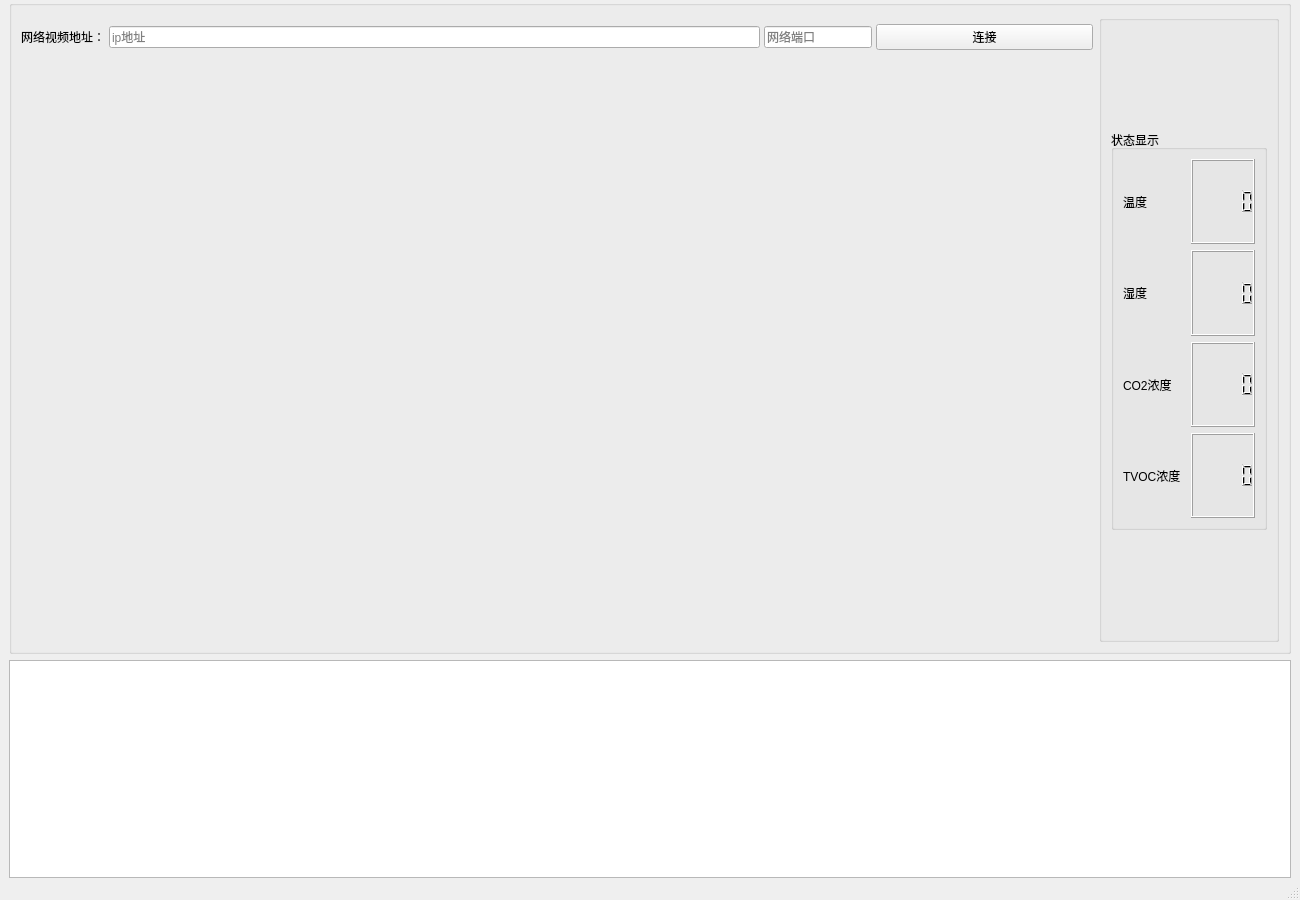
<?xml version="1.0" encoding="UTF-8"?>
<ui version="4.0">
 <class>MainWindow</class>
 <widget class="QMainWindow" name="MainWindow">
  <property name="geometry">
   <rect>
    <x>0</x>
    <y>0</y>
    <width>1300</width>
    <height>900</height>
   </rect>
  </property>
  <property name="windowTitle">
   <string>MainWindow</string>
  </property>
  <widget class="QWidget" name="centralwidget">
   <layout class="QVBoxLayout" name="verticalLayout_2" stretch="3,1">
    <property name="topMargin">
     <number>0</number>
    </property>
    <property name="bottomMargin">
     <number>0</number>
    </property>
    <item>
     <widget class="QGroupBox" name="displayBox">
      <layout class="QHBoxLayout" name="controlBox">
       <item>
        <widget class="QWidget" name="videoBox" native="true">
         <layout class="QVBoxLayout" name="verticalLayout">
          <property name="leftMargin">
           <number>0</number>
          </property>
          <property name="rightMargin">
           <number>0</number>
          </property>
          <item>
           <layout class="QHBoxLayout" name="horizontalLayout" stretch="0,3,0,1">
            <property name="spacing">
             <number>4</number>
            </property>
            <item>
             <widget class="QLabel" name="addressLabel">
              <property name="text">
               <string>网络视频地址：</string>
              </property>
             </widget>
            </item>
            <item>
             <widget class="QLineEdit" name="ipLineEdit">
              <property name="text">
               <string/>
              </property>
              <property name="placeholderText">
               <string>ip地址</string>
              </property>
             </widget>
            </item>
            <item>
             <widget class="QLineEdit" name="portLineEdit">
              <property name="text">
               <string/>
              </property>
              <property name="placeholderText">
               <string>网络端口</string>
              </property>
             </widget>
            </item>
            <item>
             <widget class="QPushButton" name="pushButton">
              <property name="text">
               <string>连接</string>
              </property>
             </widget>
            </item>
           </layout>
          </item>
          <item>
           <widget class="QLabel" name="TV">
            <property name="minimumSize">
             <size>
              <width>960</width>
              <height>540</height>
             </size>
            </property>
            <property name="text">
             <string/>
            </property>
            <property name="alignment">
             <set>Qt::AlignCenter</set>
            </property>
           </widget>
          </item>
         </layout>
        </widget>
       </item>
       <item>
        <widget class="QGroupBox" name="commandBox">
         <layout class="QVBoxLayout" name="controlBox_2" stretch="1,4,1">
          <item>
           <spacer name="verticalSpacer">
            <property name="orientation">
             <enum>Qt::Vertical</enum>
            </property>
            <property name="sizeHint" stdset="0">
             <size>
              <width>20</width>
              <height>40</height>
             </size>
            </property>
           </spacer>
          </item>
          <item>
           <widget class="QGroupBox" name="statusDisplayBox">
            <property name="title">
             <string>状态显示</string>
            </property>
            <layout class="QGridLayout" name="gridLayout_2">
             <property name="horizontalSpacing">
              <number>10</number>
             </property>
             <item row="1" column="1">
              <widget class="QLCDNumber" name="HLcd"/>
             </item>
             <item row="2" column="0">
              <widget class="QLabel" name="angleLabel">
               <property name="text">
                <string>CO2浓度</string>
               </property>
              </widget>
             </item>
             <item row="3" column="0">
              <widget class="QLabel" name="label">
               <property name="text">
                <string>TVOC浓度</string>
               </property>
              </widget>
             </item>
             <item row="1" column="0">
              <widget class="QLabel" name="accLablel">
               <property name="text">
                <string>湿度</string>
               </property>
              </widget>
             </item>
             <item row="3" column="1">
              <widget class="QLCDNumber" name="TVOCLcd"/>
             </item>
             <item row="0" column="1">
              <widget class="QLCDNumber" name="TLcd"/>
             </item>
             <item row="0" column="0">
              <widget class="QLabel" name="speedNowLable">
               <property name="text">
                <string>温度</string>
               </property>
              </widget>
             </item>
             <item row="2" column="1">
              <widget class="QLCDNumber" name="CO2Lcd"/>
             </item>
            </layout>
           </widget>
          </item>
          <item>
           <spacer name="verticalSpacer_2">
            <property name="orientation">
             <enum>Qt::Vertical</enum>
            </property>
            <property name="sizeHint" stdset="0">
             <size>
              <width>20</width>
              <height>40</height>
             </size>
            </property>
           </spacer>
          </item>
         </layout>
        </widget>
       </item>
      </layout>
     </widget>
    </item>
    <item>
     <widget class="QTableView" name="TVTable"/>
    </item>
   </layout>
  </widget>
  <widget class="QMenuBar" name="menubar">
   <property name="geometry">
    <rect>
     <x>0</x>
     <y>0</y>
     <width>1300</width>
     <height>22</height>
    </rect>
   </property>
  </widget>
  <widget class="QStatusBar" name="statusbar"/>
 </widget>
 <resources/>
 <connections/>
</ui>
